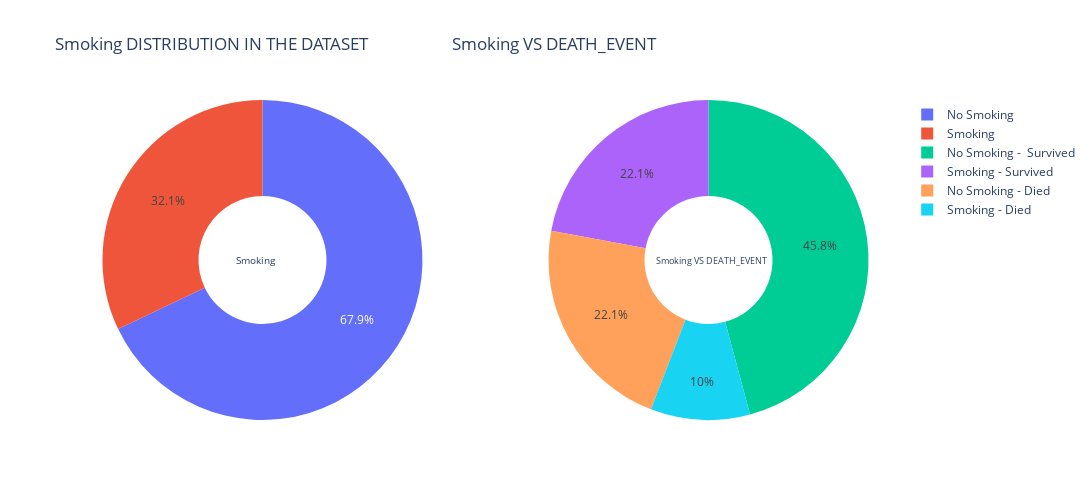

The cell this chart's notebook holds for it:
### Code cell
#Smoking Distribution 
d1=df[(df['DEATH_EVENT']==0)&(df['smoking']==1)]
d2=df[(df['DEATH_EVENT']==1)&(df['smoking']==1)]
d3=df[(df['DEATH_EVENT']==0)&(df['smoking']==0)]
d4=df[(df['DEATH_EVENT']==1)&(df['smoking']==0)]

label1 = ["Smoking","No Smoking"]
label2 = ['Smoking - Survived','Smoking - Died', "No Smoking -  Survived", "No Smoking - Died"]
values1 = [(len(d1)+len(d2)), (len(d3)+len(d4))]
values2 = [len(d1),len(d2),len(d3),len(d4)]

# Create subplots: use 'domain' type for Pie subplot
fig = make_subplots(rows=1, cols=2, specs=[[{'type':'domain'}, {'type':'domain'}]])
fig.add_trace(go.Pie(labels=label1,values=values1,hole=0.4,name='Smoking'),1,1)
fig.add_trace(go.Pie(labels=label2,values=values2,hole=0.4,name="Smoking VS DEATH_EVENT"),1, 2)

# Use `hole` to create a donut-like pie chart
#fig.update_traces(hole=.4, hoverinfo="label+percent")

fig.update_layout(
    title_text="Smoking DISTRIBUTION IN THE DATASET  \
                   Smoking VS DEATH_EVENT",
    # Add annotations in the center of the donut pies.
    annotations=[dict(text='Smoking', x=0.19, y=0.5, font_size=10, showarrow=False),
                 dict(text='Smoking VS DEATH_EVENT', x=0.85, y=0.5, font_size=9, showarrow=False)],
    autosize=False,width=1200, height=500, paper_bgcolor="white")

fig.show()

### Figure 1 — Plotly figure (JSON) as saved in the notebook; plotly's stock layout.template omitted (floating-point values rounded to 4 significant figures)
{"data": [{"domain": {"x": [0, 0.45], "y": [0, 1]}, "hole": 0.4, "labels": ["Smoking", "No Smoking"], "name": "Smoking", "type": "pie", "values": [96, 203]}, {"domain": {"x": [0.55, 1], "y": [0, 1]}, "hole": 0.4, "labels": ["Smoking - Survived", "Smoking - Died", "No Smoking -  Survived", "No Smoking - Died"], "name": "Smoking VS DEATH_EVENT", "type": "pie", "values": [66, 30, 137, 66]}], "layout": {"annotations": [{"font": {"size": 10}, "showarrow": false, "text": "Smoking", "x": 0.19, "y": 0.5}, {"font": {"size": 9}, "showarrow": false, "text": "Smoking VS DEATH_EVENT", "x": 0.85, "y": 0.5}], "autosize": false, "height": 500, "paper_bgcolor": "white", "title": {"text": "Smoking DISTRIBUTION IN THE DATASET                     Smoking VS DEATH_EVENT"}, "width": 1200}}
